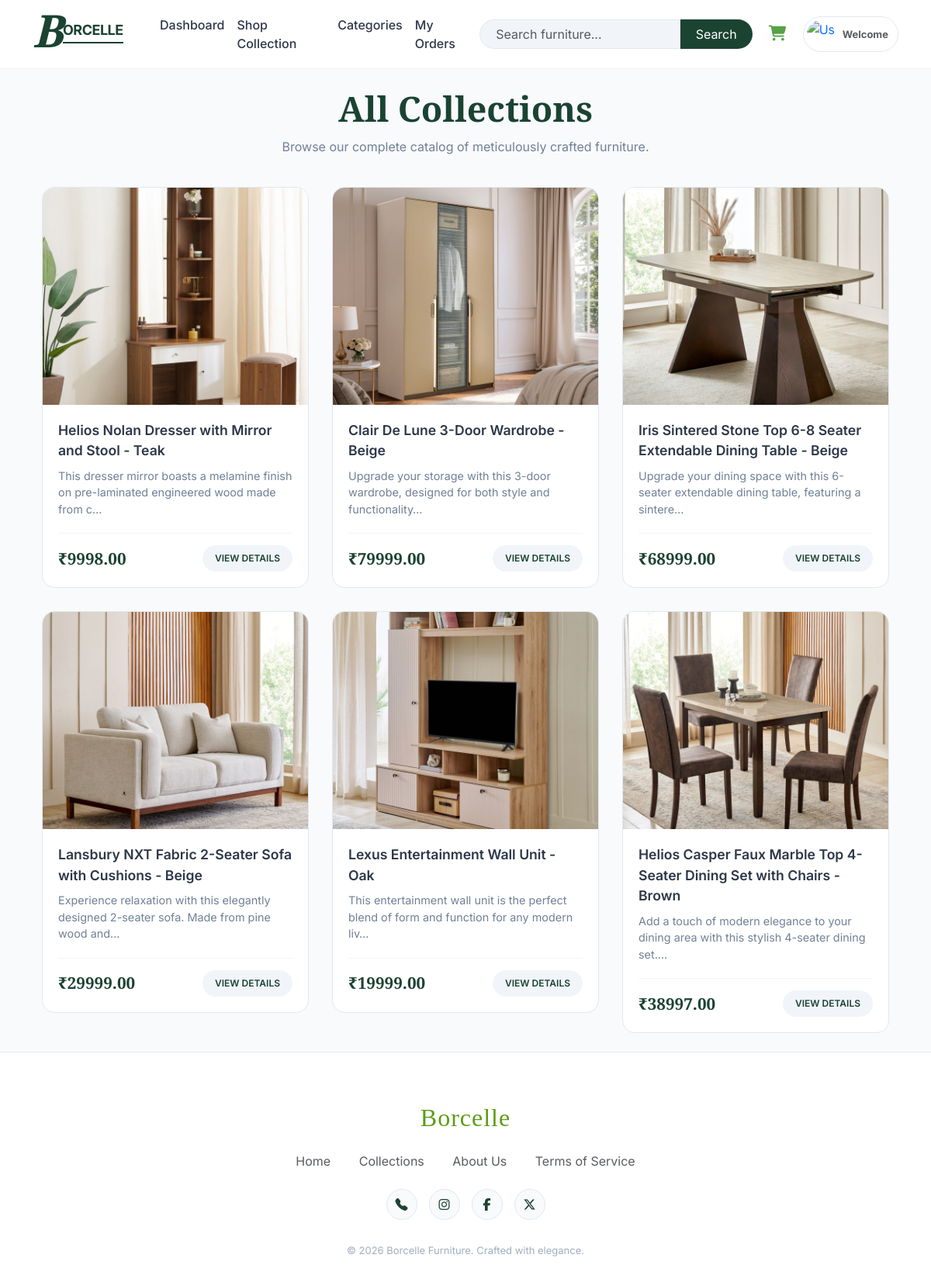
The page /customer/productsview/ (signed in) on the database its author committed.
### adminApp/models.py (models this page shows)
class Product(models.Model):
    ProductId = models.AutoField(primary_key=True)
    ProductName = models.CharField(max_length=200)
    ProductDescription = models.TextField()
    ProductImage = models.ImageField(upload_to='products/', null=True, blank=True)
    ProductPrice = models.DecimalField(max_digits=10, decimal_places=2)
    stock = models.IntegerField(default=0)
    category = models.ForeignKey(Category, on_delete=models.CASCADE, related_name='products')

### customerApp/views.py (the view)
def productsList(request):
    product_details = Product.objects.all()
    return render(request, 'Customer/productView.html', {
        'product_details': product_details,
        'action': 'list'
    })

### templates/Customer/productView.html (shortened to what this page needs)
{% extends "customerHeader.html" %}
{% block content %}
<div class="container">
  <div class="store-page-header">
    <h1>All Collections</h1>
    <p>Browse our complete catalog of meticulously crafted furniture.</p>
  </div>
  {% if product_details %}
    <div class="store-prod-grid">
  {% for product in product_details %}
    <a href="{% url 'productdetails' id=product.ProductId name=product.ProductName|slugify %}"
       style="text-decoration: none; color: inherit;">
      <div class="store-card">
        <div class="store-card-img">
          {% if product.ProductImage %}
            <img src="{{ product.ProductImage.url }}" alt="{{ product.ProductName }}">
          {% else %}
            <img src="https://via.placeholder.com/400x400" alt="Placeholder">
          {% endif %}
        </div>
        <div class="store-card-body">
          <div class="store-card-title">{{ product.ProductName }}</div>
          <div class="store-card-desc">
            {{ product.ProductDescription|truncatechars:90 }}
          </div>
          <div class="store-card-bottom">
            <div class="store-card-price">₹{{ product.ProductPrice }}</div>
            <span class="store-card-link">View Details</span>
          </div>
        </div>
      </div>
    </a>
  {% endfor %}
</div>
  {% else %}
    <div class="store-empty">
      <h3>No products found.</h3>
      <p>We are currently updating our inventory. Please check back shortly.</p>
    </div>
  {% endif %}
</div>
{% endblock %}

### templates/customerHeader.html (style rules this page uses)
:root { --brand-dark: #1b4332; --brand-light: #d8f3dc; --brand-accent: #74c69d; --text-main: #2d3748; --text-muted: #718096; --bg-main: #f8fafc; }
body { font-family: 'Inter', sans-serif; background-color: var(--bg-main); color: var(--text-main); display: flex; flex-direction: column; min-height: 100vh; margin: 0; }

### templates/Customer/productView.html (style rules this page uses)
.store-page-header { text-align: center; margin-bottom: 40px; }
.store-page-header h1 { font-family: 'Playfair Display', serif; font-size: 2.8rem; color: #1b4332; font-weight: 700; margin-bottom: 10px; }
.store-page-header p { color: #718096; }
.store-prod-grid { display: grid; grid-template-columns: repeat(auto-fill, minmax(300px, 1fr)); gap: 30px; }
.store-card { background: #fff; border: 1px solid #e2e8f0; border-radius: 16px; overflow: hidden; display: flex; flex-direction: column; transition: transform 0.3s, box-shadow 0.3s; }
.store-card-img { height: 280px; background: #f8fafc; overflow: hidden; }
.store-card-img img { width: 100%; height: 100%; object-fit: cover; transition: transform 0.6s ease; }
.store-card-body { padding: 20px; display: flex; flex-direction: column; flex: 1; }
.store-card-title { font-size: 1.1rem; font-weight: 600; color: #2d3748; margin-bottom: 8px; }
.store-card-desc { font-size: 0.9rem; color: #718096; margin-bottom: 20px; line-height: 1.5; flex: 1; }
.store-card-bottom { display: flex; justify-content: space-between; align-items: center; border-top: 1px solid #f1f5f9; padding-top: 15px; }
.store-card-price { font-family: 'Playfair Display', serif; font-size: 1.3rem; font-weight: 700; color: #1b4332; }
.store-card-link { background: #f1f5f9; color: #1b4332; padding: 8px 16px; border-radius: 50px; font-size: 12px; font-weight: 600; text-decoration: none; text-transform: uppercase; transition: 0.2s; }

### rows shown on the page
Product: ProductImage (picture), ProductName "Helios Nolan Dresser with Mirror and Stool - Teak", ProductDescription "This dresser mirror boasts a melamine finish on pre-laminated engineered wood made from c…", ProductPrice "9998.00"
Product: ProductImage (picture), ProductName "Clair De Lune 3-Door Wardrobe - Beige", ProductDescription "Upgrade your storage with this 3-door wardrobe, designed for both style and functionality…", ProductPrice "79999.00"
Product: ProductImage (picture), ProductName "Iris Sintered Stone Top 6-8 Seater Extendable Dining Table - Beige", ProductDescription "Upgrade your dining space with this 6-seater extendable dining table, featuring a sintere…", ProductPrice "68999.00"
Product: ProductImage (picture), ProductName "Lansbury NXT Fabric 2-Seater Sofa with Cushions - Beige", ProductDescription "Experience relaxation with this elegantly designed 2-seater sofa. Made from pine wood and…", ProductPrice "29999.00"
Product: ProductImage (picture), ProductName "Lexus Entertainment Wall Unit - Oak", ProductDescription "This entertainment wall unit is the perfect blend of form and function for any modern liv…", ProductPrice "19999.00"
Product: ProductImage (picture), ProductName "Helios Casper Faux Marble Top 4-Seater Dining Set with Chairs - Brown", ProductDescription "Add a touch of modern elegance to your dining area with this stylish 4-seater dining set.…", ProductPrice "38997.00"
